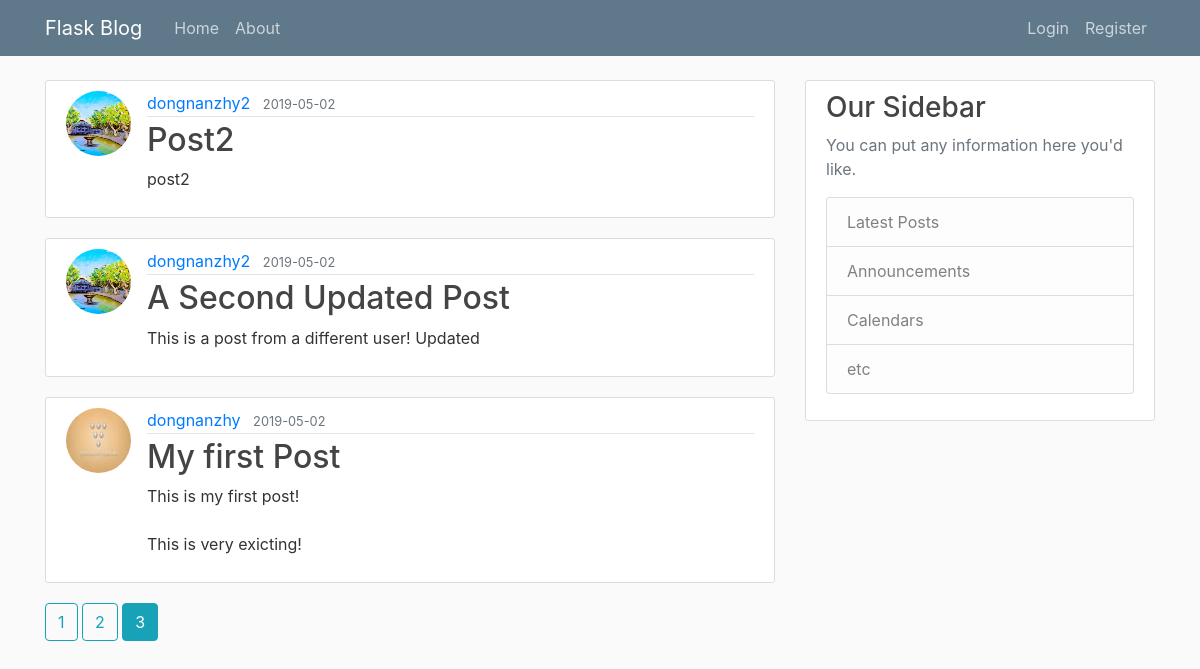
Screenshot of /home?page=3 with the database file from the repository.
### flaskblog/models.py (models this page shows, shortened)
class Post(db.Model):
    id = db.Column(db.Integer, primary_key=True)
    title = db.Column(db.String(100), nullable=False)
    date_posted = db.Column(db.DateTime, nullable=False, default=datetime.utcnow)
    content = db.Column(db.Text, nullable=False)
    user_id = db.Column(db.Integer, db.ForeignKey('user.id'), nullable=False)

class User(db.Model, UserMixin):
    id = db.Column(db.Integer, primary_key=True)
    username = db.Column(db.String(20), unique=True, nullable=False)
    email = db.Column(db.String(120), unique=True, nullable=False)
    image_file = db.Column(db.String(20), nullable=False, default='default.jpg')
    password = db.Column(db.String(60), nullable=False)
    posts = db.relationship('Post', backref='author', lazy=True)

### flaskblog/main/routes.py (the view)
@main.route("/")
@main.route("/home")
def home():
    page = request.args.get('page', 1, type=int)
    posts = Post.query.order_by(Post.date_posted.desc()).paginate(page=page, per_page=3)
    return render_template('home.html', posts=posts)

### flaskblog/templates/home.html
{% extends "layout.html" %}
{% block content %}
    {% for post in posts.items %}
        <article class="media content-section">
          <img class="rounded-circle article-img" src="{{ url_for('static', filename='profile_pics/'+post.author.image_file) }}">
          <div class="media-body">
            <div class="article-metadata">
              <a class="mr-2" href="{{url_for('users.user_posts', username=post.author.username)}}">{{ post.author.username }}</a>
              <small class="text-muted">{{ post.date_posted.strftime('%Y-%m-%d') }}</small>
            </div>
            <h2><a class="article-title" href="{{ url_for('posts.post', post_id=post.id) }}">{{ post.title }}</a></h2>
            <p class="article-content">{{ post.content }}</p>
          </div>
        </article>
    {% endfor %}
    {% for page_num in posts.iter_pages(left_edge=1, right_edge=1, left_current=1, right_current=2) %}
      {% if page_num %}
        {% if posts.page == page_num %}
          <a class="btn btn-info mb-4" href="{{ url_for('main.home', page=page_num) }}">{{page_num}}</a>
        {% else %}
          <a class="btn btn-outline-info mb-4" href="{{ url_for('main.home', page=page_num) }}">{{page_num}}</a>
        {% endif %}
      {% else %}
        ...
      {% endif %}
    {% endfor %}
{% endblock content %}

### flaskblog/static/main.css (style rules this page uses)
body { background: #fafafa; color: #333333; margin-top: 5rem; }
h1, h2, h3, h4, h5, h6 { color: #444444; }
.content-section { background: #ffffff; padding: 10px 20px; border: 1px solid #dddddd; border-radius: 3px; margin-bottom: 20px; }
.article-title { color: #444444; }
.article-content { white-space: pre-line; }
.article-img { height: 65px; width: 65px; margin-right: 16px; }
.article-metadata { padding-bottom: 1px; margin-bottom: 4px; border-bottom: 1px solid #e3e3e3 }

### rows the page displays
Post: image_file (placeholder picture), author.username "dongnanzhy2", date_posted "2019-05-02", title "Post2", content "post2"
Post: image_file (placeholder picture), author.username "dongnanzhy2", date_posted "2019-05-02", title "A Second Updated Post", content "This is a post from a different user! Updated"
Post: image_file (picture), author.username "dongnanzhy", date_posted "2019-05-02", title "My first Post", content "This is my first post! This is very exicting!"

### other values shown
{{ page_num }} "1" "2"
{{ page_num }} "3"
